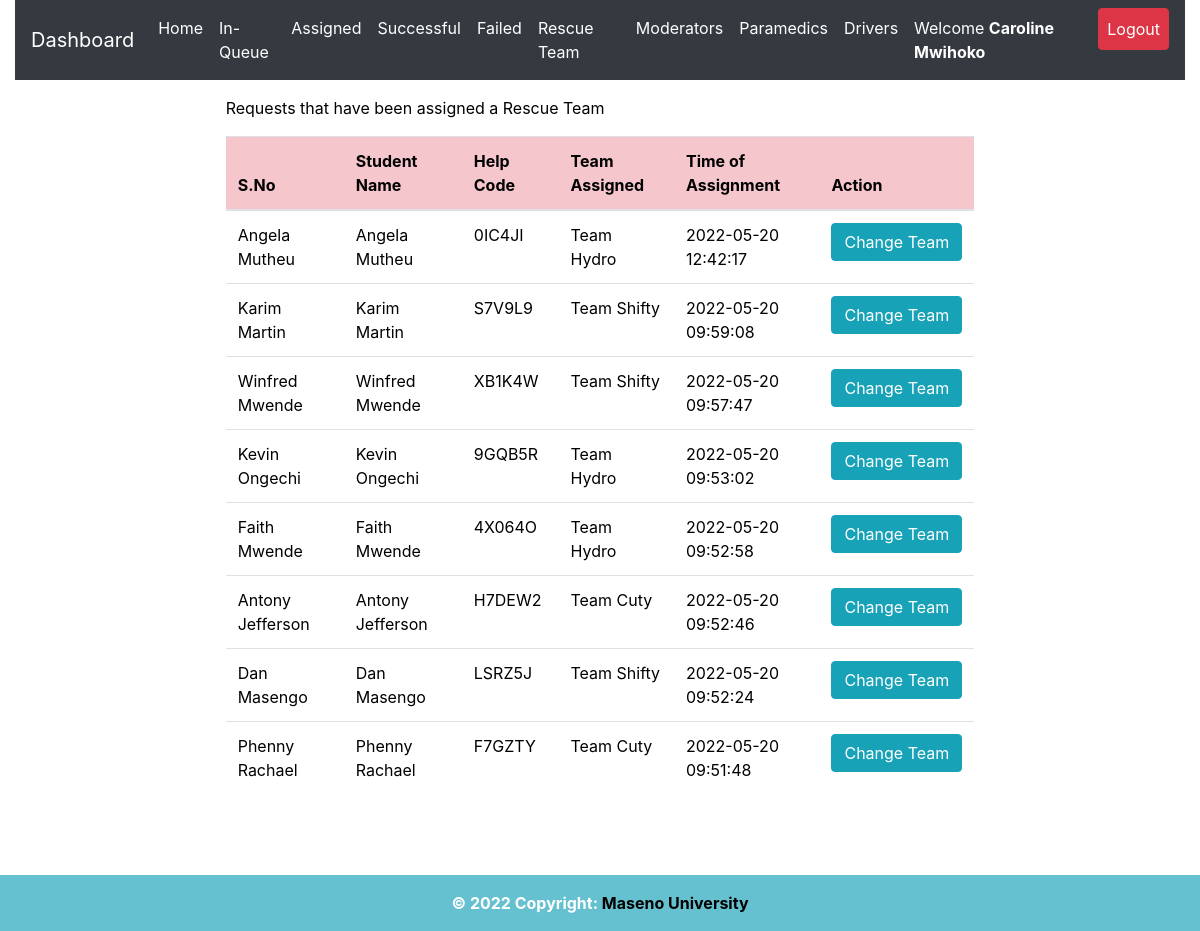
The app's page /admin/assigned.php (signed in), older data.
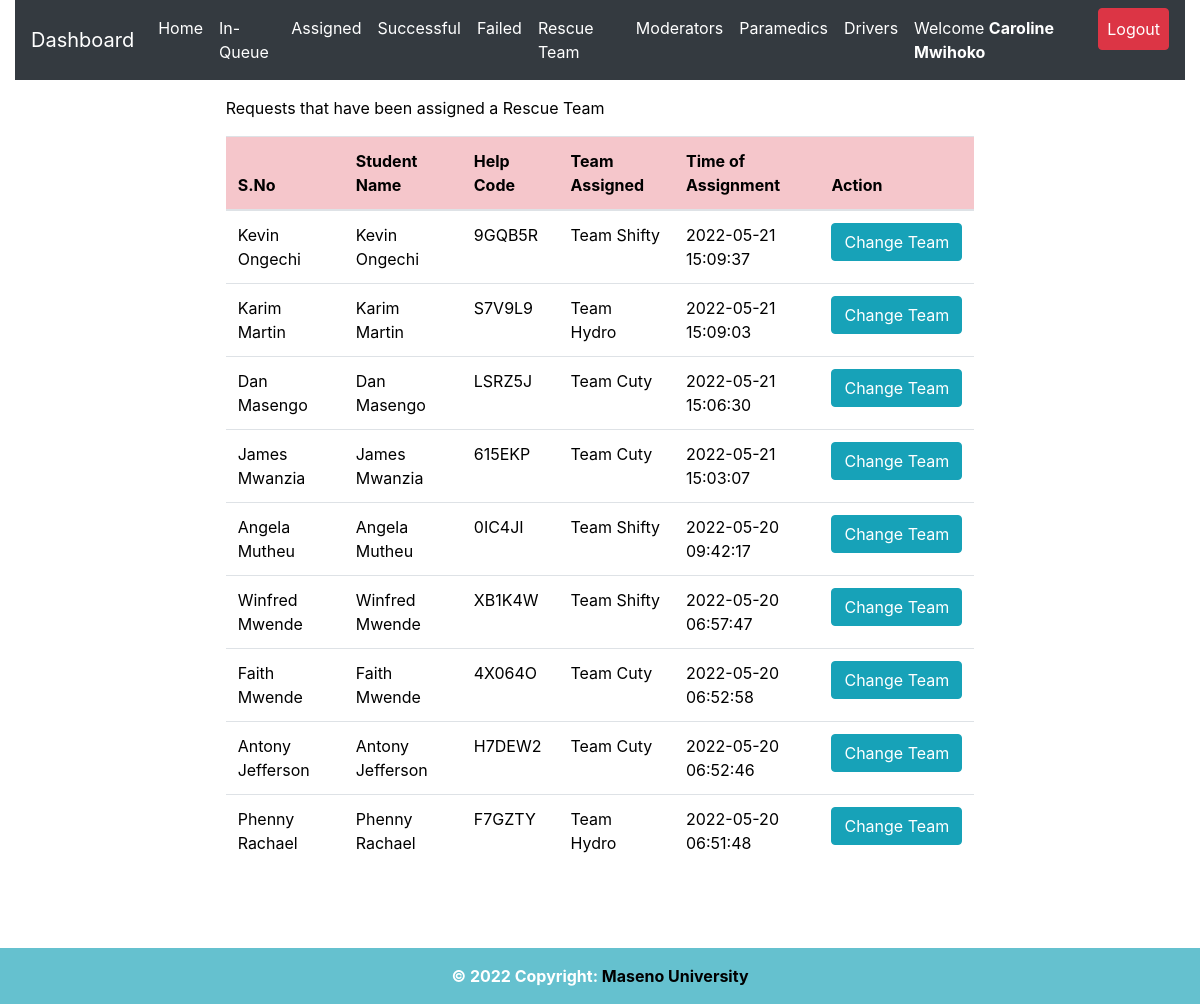
The same page, newer data.
### tables this page shows
CREATE TABLE `request_status` (
  `id` int(20) NOT NULL,
  `helpID` varchar(50) NOT NULL,
  `ip_address` varchar(100) NOT NULL,
  `request_latitude` varchar(50) NOT NULL,
  `request_longitude` varchar(50) NOT NULL,
  `status` varchar(50) DEFAULT 'Pending',
  `emergency_type` varchar(50) NOT NULL,
  `emergency_description` varchar(255) DEFAULT 'No Description',
  `admNo` varchar(255) NOT NULL,
  `timestamp` datetime NOT NULL DEFAULT CURRENT_TIMESTAMP
);

CREATE TABLE `student_details` (
  `id` int(20) NOT NULL,
  `regNum` varchar(255) NOT NULL,
  `firstname` varchar(255) NOT NULL,
  `lastname` varchar(255) NOT NULL,
  `emailaddress` varchar(255) NOT NULL,
  `phonenumber` varchar(15) NOT NULL,
  `password` varchar(255) NOT NULL,
  `password_reset_token` varchar(500) DEFAULT NULL,
  `date` datetime NOT NULL DEFAULT CURRENT_TIMESTAMP
);

CREATE TABLE `rescue_team` (
  `id` int(11) NOT NULL,
  `team_id` varchar(50) NOT NULL,
  `team_username` varchar(255) NOT NULL,
  `team_name` varchar(255) NOT NULL,
  `team_phone` int(15) NOT NULL,
  `team_email` varchar(50) NOT NULL,
  `team_password` varchar(255) NOT NULL,
  `registration_timestamp` datetime NOT NULL DEFAULT CURRENT_TIMESTAMP
);

CREATE TABLE `rescue_team_tasks` (
  `id` int(10) NOT NULL,
  `task_help_code` varchar(50) NOT NULL,
  `rescue_team_id` varchar(50) NOT NULL,
  `assigning_admin_id` varchar(50) NOT NULL,
  `team_status` varchar(255) NOT NULL DEFAULT 'Unassigned',
  `assignment_time` timestamp NOT NULL DEFAULT CURRENT_TIMESTAMP ON UPDATE CURRENT_TIMESTAMP
);

### admin/assigned.php (the view, shortened to what this page needs)
<?php
include 'server.php';
$admin_identity = $_SESSION['admin_id'];
?>
<!DOCTYPE html>
<html lang="en">
<?php include './includes/header.php'; ?>
  <body>
    <?php include './includes/navbar.php'; ?>
  <div class="row m-3">
   <div class="col-md-2"></div>
  <div class="col-md-8">
    <div class="table-responsive-lg">
        <table class="table" style='color:black'>
            <thead>
              <p style='color:black; font-weight:normal'>
              Requests that have been assigned a Rescue Team
      </p>
                <tr >
                  <th scope="col" class="table-danger">S.No</th>
                  <th scope="col" class="table-danger">Student Name</th>
                  <th scope="col" class="table-danger">Help Code</th>
                  <th scope="col" class="table-danger">Team Assigned</th>
                  <th scope="col" class="table-danger">Time of Assignment</th>
                  <th scope="col" class="table-danger">Action</th>
                </tr>
              </thead>
              <tbody>
        <?php
        if($admin_identity){
          $data_fetch_query = "SELECT request_status.id, request_status.helpID,request_status.status,
          request_status.admNo,request_status.timestamp,student_details.regNum,student_details.regNum,
          student_details.firstname,student_details.lastname,student_details.phonenumber, rescue_team_tasks.*
          FROM request_status
          INNER JOIN student_details ON request_status.admNo = student_details.regNum
          INNER JOIN rescue_team_tasks ON request_status.helpID = rescue_team_tasks.task_help_code
          WHERE request_status.status ='Assigned' order by  rescue_team_tasks.assignment_time DESC;";
            $data_result = mysqli_query($db, $data_fetch_query);
            if ($data_result->num_rows > 0){
                while($row = $data_result->fetch_assoc()) {
                $fName=$row["firstname"];
                $lName=$row["lastname"];
                $help_code=$row["helpID"];
                $team_id=$row["rescue_team_id"];
                $request_time=$row["assignment_time"];
                $team_fetch = "SELECT * FROM `rescue_team` WHERE `team_id` = '$team_id' ";
                $rslt = mysqli_query($db,  $team_fetch);
                if ($rslt->num_rows > 0){
                  while($row = $rslt->fetch_assoc()) {
                    $team_name = $row["team_name"];
                  }
                }
            echo "<tr style='font-weight:normal'> <td>" .$fName. " ".$lName. "</td>";
            echo "<td>" .$fName. " ".$lName."</td>";
            echo "<td>" .$help_code."</td>";
            echo "<td>" .$team_name."</td>";
            echo "<td>" .$request_time."</td>";
            echo "<td>
            <form method ='POST' action='server.php'>
            <input hidden type='text' name='help_code_2' value='$help_code'>
            <input type='submit' data-adminidentity= '$admin_identity' data-previous_team='$team_name' data-helpcode ='$help_code' name='reassign-btn' value='Change Team' class='btn btn-info team_change_button'>
            </form>
            </td> </tr>";
            }
            }else{
            echo "<td>"."No Data is available"."</td>";
            }
            } else{
                echo "<td>"."No Data Found"."</td>";
            }
    ?>
              </tbody>
        </table>
      </div>
      </div>
      <div class="col-md-2"></div>
</div>
<div class="container">
  <div class="row">
    <div class="col-md-3"></div>
    <div class="col-md-6">
    </div>
    <div class="col-md-3"></div>
  </div>
</div>
<?php include './includes/footer.php';?>
  </body>
</html>

### admin/includes/header.php (shortened to what this page needs)
<head>
    <link rel="stylesheet" href="https://cdnjs.cloudflare.com/ajax/libs/font-awesome/6.0.0/css/all.min.css" />
    <link rel="stylesheet" href="https://maxcdn.bootstrapcdn.com/bootstrap/4.0.0/css/bootstrap.min.css">
    <link rel="stylesheet" href="./static/css/style.css" />
    <link rel="stylesheet" type="text/css" href="https://cdn.jsdelivr.net/npm/toastify-js/src/toastify.min.css">
  </head>

### admin/includes/navbar.php (shortened to what this page needs)
<div class="container-fluid" id="mynav">
  <nav class="navbar navbar-expand-lg navbar-dark bg-dark ">
  <a class="navbar-brand" href="./dashboard.php">Dashboard</a>
  <div class="collapse navbar-collapse" id="navbarSupportedContent">
    <ul class="navbar-nav ml-auto ">
      <?php
     if($_SESSION['admin_id']){ ?>
    <li class="nav-item">
        <a class="nav-link active" href="dashboard.php">Home</a>
      </li>
     <li class="nav-item">
        <a class="nav-link active" href="inqueue.php">In-Queue</a>
      </li>
     <li class="nav-item">
        <a class="nav-link active" href="assigned.php">Assigned</a>
      </li>
      <li class="nav-item">
        <a class="nav-link active" href="successful.php">Successful</a>
      </li>
      <li class="nav-item">
        <a class="nav-link active" href="failed.php">Failed</a>
      </li>
      <li class="nav-item">
        <a class="nav-link active" href="team.php">Rescue Team</a>
      </li>
      <li class="nav-item">
        <a class="nav-link active" href="moderators.php">Moderators</a>
      </li>
      <li class="nav-item">
        <a class="nav-link active" href="paramedics.php">Paramedics</a>
      </li>
      <li class="nav-item">
        <a class="nav-link active" href="drivers.php">Drivers</a>
      </li>
      <li class="nav-item active">
      <a class="nav-link" href="javascript:void(0)">
      <?php echo "Welcome ". "<strong style='color:white;'>".$_SESSION['admin_firstname']." ".$_SESSION['admin_lastname'];  ?> </a>
      </li>
      <li class="nav-item active">
        <a class="nav-link btn btn-danger" href="logout.php">Logout </a>
      </li>
         <?php
  }
 ?>
    </ul>
  </div>
</nav>
</div>

### admin/includes/footer.php (shortened to what this page needs)
<footer class="page-footer font-small blue mt-5" style="background-color: #65c1cf;">
  <div class="footer-copyright text-center py-3" style="font-weight: bold;">© <span id="year">2050</span> Copyright:
    <a href="https://maseno.ac.ke" style="color: black;"> Maseno University</a>
  </div>
</footer>

Row changes from the older to the newer data that the page shows:
changed through a linked row, request_status "9GQB5R": rescue_team.team_name "Team Hydro" → "Team Shifty"; rescue_team_tasks.assignment_time "2022-05-20 09:53:02" → "2022-05-21 15:09:37"; moves up the list
changed through a linked row, request_status "Karim": rescue_team.team_name "Team Shifty" → "Team Hydro"; rescue_team_tasks.assignment_time "2022-05-20 09:59:08" → "2022-05-21 15:09:03"; moves down the list
changed through a linked row, request_status "LSRZ5J": rescue_team.team_name "Team Shifty" → "Team Cuty"; rescue_team_tasks.assignment_time "2022-05-20 09:52:24" → "2022-05-21 15:06:30"; moves up the list
now on this page (row edited): request_status: admNo.firstname "James", admNo.lastname "Mwanzia", helpID "615EKP", rescue_team.team_name "Team Cuty", rescue_team_tasks.assignment_time "2022-05-21 15:03:07"
changed through a linked row, request_status "0IC4JI": rescue_team.team_name "Team Hydro" → "Team Shifty"; rescue_team_tasks.assignment_time "2022-05-20 12:42:17" → "2022-05-20 09:42:17"
changed through a linked row, request_status "XB1K4W": rescue_team_tasks.assignment_time "2022-05-20 09:57:47" → "2022-05-20 06:57:47"
changed through a linked row, request_status "Faith": rescue_team.team_name "Team Hydro" → "Team Cuty"; rescue_team_tasks.assignment_time "2022-05-20 09:52:58" → "2022-05-20 06:52:58"
changed through a linked row, request_status "H7DEW2": rescue_team_tasks.assignment_time "2022-05-20 09:52:46" → "2022-05-20 06:52:46"
changed through a linked row, request_status "F7GZTY": rescue_team.team_name "Team Cuty" → "Team Hydro"; rescue_team_tasks.assignment_time "2022-05-20 09:51:48" → "2022-05-20 06:51:48"
